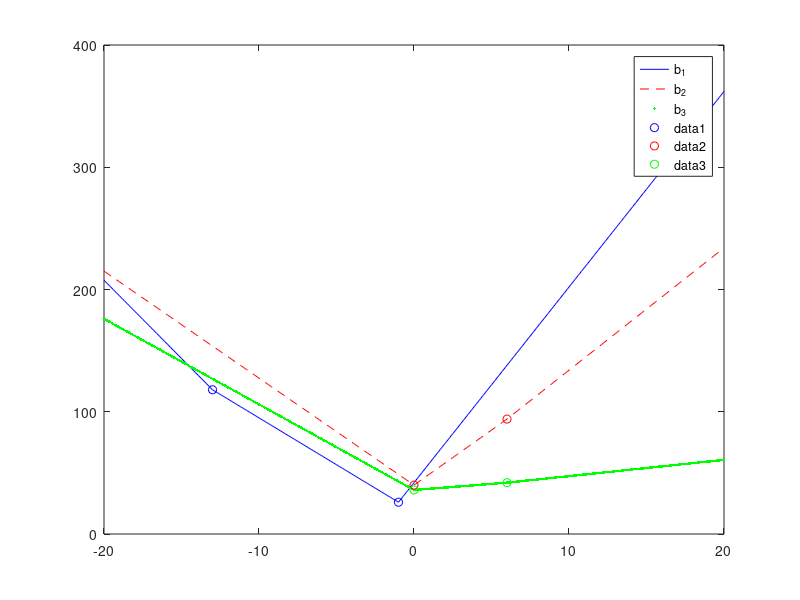

Write the MATLAB code that produced this figure.
clear
i = 1;
tmp = -20:0.1:20;
y1 = zeros(1,length(tmp));
y2 = zeros(1,length(tmp));
y3 = zeros(1,length(tmp));
for x=-20:0.1:20
    if x <= -13
        y1(i) = -12.8*x-48.4;
    elseif -13 < x && x <= -1
        y1(i) = -23/3*x+55/3;
    elseif x > -1
        y1(i) = 16*x + 42;
    end
    i = i + 1;
end
i=1;
for x=-20:0.1:20
    if x <= 0
        y2(i) = -8.75*x+40;
        y3(i) = -7*x+36;
    elseif 0 < x && x <= 6
        y2(i) = 9*x+40;
        y3(i) = x+36;
    elseif x > 6
        y2(i) = 10*x+34;
        y3(i) = 4*x/3 + 34;
    end
    i = i + 1;
end
x = -20:0.1:20;
plot(x,y1,'-b',x,y2,'--r',x,y3,'.g')
legend('b_1','b_2','b_3')
hold on
xd1 = [-13 -1];
yd1 = [118 26];
xd2 = [0 6];
yd2 = [40 94];
xd3 = [0 6];
yd3 = [36 42];
plot(xd1, yd1, 'bo', xd2, yd2, 'ro', xd3, yd3, 'go')
hold off